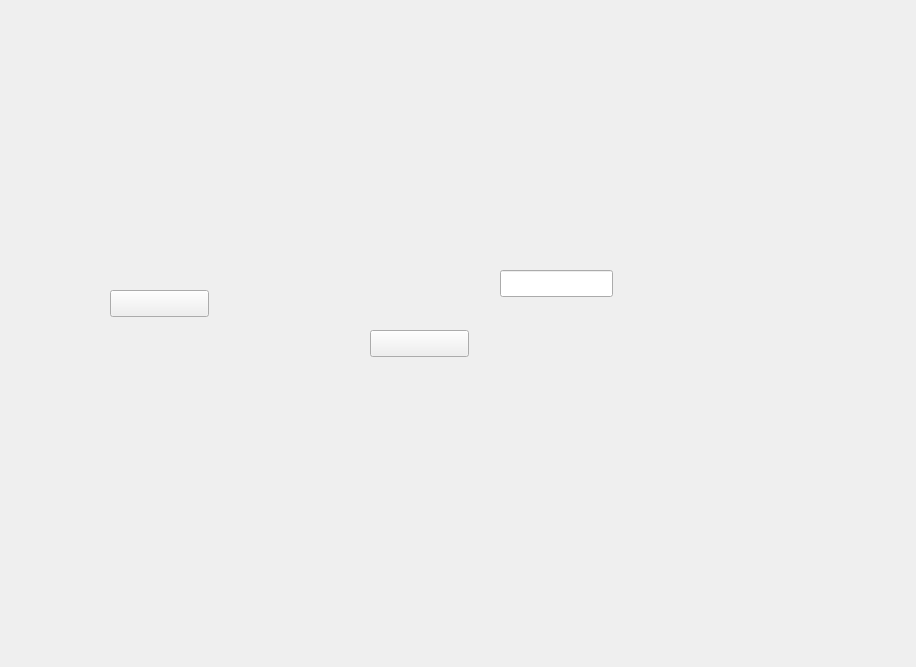
<?xml version="1.0" encoding="UTF-8"?>
<ui version="4.0">
 <class>QSettingOriginsForm</class>
 <widget class="QWidget" name="QSettingOriginsForm">
  <property name="geometry">
   <rect>
    <x>0</x>
    <y>0</y>
    <width>916</width>
    <height>667</height>
   </rect>
  </property>
  <property name="windowTitle">
   <string>Form</string>
  </property>
  <widget class="QPushButton" name="pb_pgup">
   <property name="geometry">
    <rect>
     <x>110</x>
     <y>290</y>
     <width>99</width>
     <height>27</height>
    </rect>
   </property>
   <property name="text">
    <string/>
   </property>
  </widget>
  <widget class="QPushButton" name="pb_pgdn">
   <property name="geometry">
    <rect>
     <x>370</x>
     <y>330</y>
     <width>99</width>
     <height>27</height>
    </rect>
   </property>
   <property name="text">
    <string/>
   </property>
  </widget>
  <widget class="QLabel" name="lb_page">
   <property name="geometry">
    <rect>
     <x>560</x>
     <y>310</y>
     <width>67</width>
     <height>16</height>
    </rect>
   </property>
   <property name="text">
    <string/>
   </property>
  </widget>
  <widget class="QLineEdit" name="le_page">
   <property name="geometry">
    <rect>
     <x>500</x>
     <y>270</y>
     <width>113</width>
     <height>27</height>
    </rect>
   </property>
  </widget>
  <widget class="QQTMPTableWidget" name="tb_settingOrigins_list" native="true">
   <property name="geometry">
    <rect>
     <x>70</x>
     <y>70</y>
     <width>451</width>
     <height>161</height>
    </rect>
   </property>
  </widget>
 </widget>
 <customwidgets>
  <customwidget>
   <class>QQTMPTableWidget</class>
   <extends>QWidget</extends>
   <header location="global">qqtmptablewidget.h</header>
   <container>1</container>
  </customwidget>
 </customwidgets>
 <resources/>
 <connections/>
</ui>
